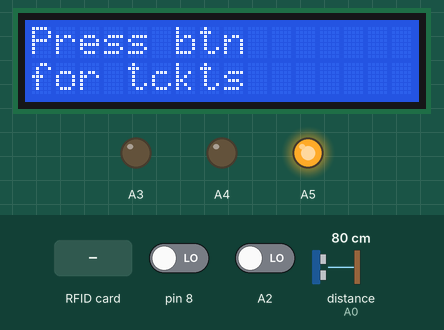
A sketch run on a simulated Arduino Uno, built with avr-gcc and run on an emulated ATmega328P. On the bench: 16×2 character LCD, output pins drawn as LEDs (lit = HIGH). Wiring (inferred from the names in the program): ultrasonic range finder: trigger A1; echo A0. Inputs (shaded band) come from the test bench; at power-on: A2 LOW, distance to the obstacle (sensor on A0) 80 cm, pin 8 LOW. The echo pulse lasts 58.3 µs per cm; pins used as bus, display or sensor lines are not drawn; what the sketch prints to the serial monitor is not drawn.

Above: at 1.3 s.
1.4 s: A2 driven HIGH
At 3.4 s:
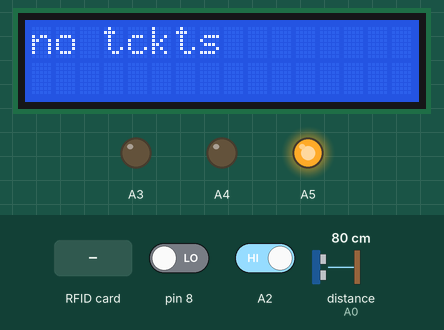
3.7 s: RFID card 32 13 77 1E held to the reader
At 5.0 s:
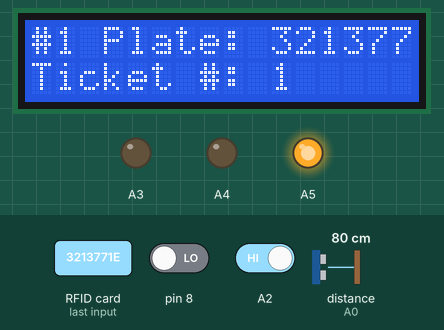
5.4 s: RFID card 5E 7A 19 C4 held to the reader
At 6.6 s:
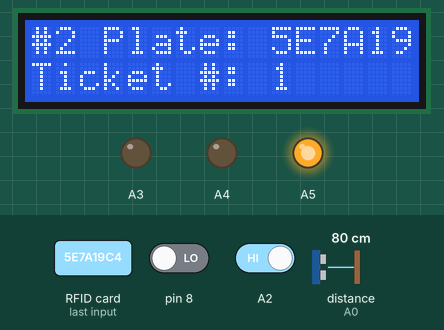
8.6 s: distance to the obstacle (sensor on A0) set to 2 cm
11.4 s: pin 8 driven HIGH
At 12.5 s:
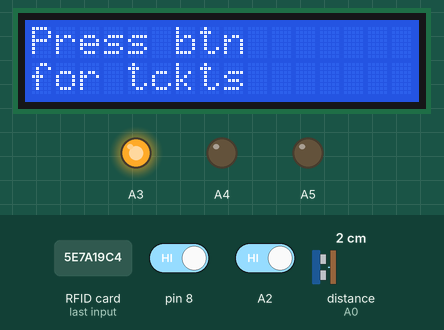
14.6 s: pin 8 driven LOW
At 15.5 s:
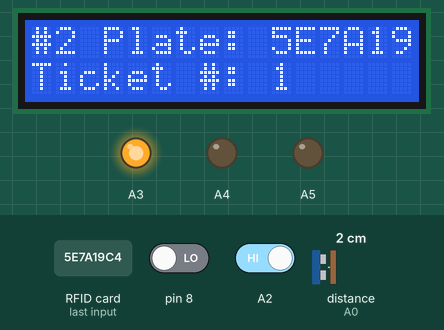
Timing chart, 0 to 22.3 s (numbered marks = the images above; inputs shaded):
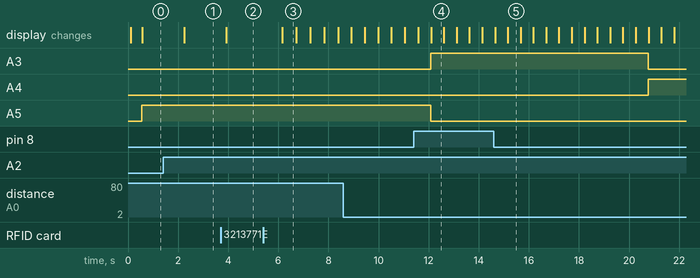

The sketch:

TrafficLightTicketingSystem.ino
```cpp
// the setup function runs once when you press reset or power the board
// the setup function runs once when you press reset or power the board
// include the library code:
#include <LiquidCrystal.h>

// initialize the library by associating any needed LCD interface pin
// with the arduino pin number it is connected to
const int rs = 7, en = 6, d4 = 5, d5 = 4, d6 = 3, d7 = 2;
LiquidCrystal lcd(rs, en, d4, d5, d6, d7);
#include <RH_ASK.h>
#include <SPI.h> // Not actually used but needed to compile
String tagID = "";
RH_ASK driver;

#include <SPI.h>
#include <MFRC522.h>
#define SS_PIN 10
#define RST_PIN 9
String plates[10] = {};


int occurances[10] = {};
int index = 0;
byte readCard[4];
String MasterTag = "3213771E";
//String tagID = "";


MFRC522 mfrc522(SS_PIN, RST_PIN);


#define trigPin 5
#define echoPin 4

#define trigPin2 A1
#define echoPin2 A0

int buttonLeft = 0;
int buttonRight = 0;
int leftLight = A3;
int rightLight = A2;
int leftBlindLight = A1;
int rightBlindLight = A0;
long leftDistance = 0;
long leftDuration;
long rightDuration;
long rightDistance = 0;


typedef struct task {
  int state;
  unsigned long period;
  unsigned long elapsedTime;
  int (*TickFct)(int);

} task;


int delay_gcd;
const unsigned short tasksNum = 2;
task tasks[tasksNum];

int side = 0;
int limit = 0;


enum SM_light {red, redWait, green, yellow};


enum SM_LCD {base, tickets};


void setup() {
  //pinMode(5, OUTPUT); // Sets the trigPin as an OUTPUT
 // pinMode(4, INPUT);
  //pinMode(3, OUTPUT); // Sets the trigPin as an OUTPUT
  //pinMode(2, INPUT);
  //lights
  pinMode(A2, INPUT);
  pinMode(8, INPUT);
  pinMode(A3, OUTPUT);
  pinMode(A1, OUTPUT);
  pinMode(A0, INPUT);
  //buttons
  pinMode(A4, OUTPUT);
  pinMode(A5, OUTPUT);
  //buzzer
  pinMode(6, OUTPUT);

  unsigned char i = 0;
  tasks[i].state = red;
  tasks[i].period = 500;
  tasks[i].elapsedTime = 0;
  tasks[i].TickFct = &tick;
   i++;
  tasks[i].state = base;
  tasks[i].period = 500;
  tasks[i].elapsedTime = 0;
  tasks[i].TickFct = &tick2;

  delay_gcd = 500;
   //digitalWrite(3, LOW);

  Serial.begin(9600);

  SPI.begin();

  mfrc522.PCD_Init();
  delay(4);
  //Show details of PCD - MFRC522 Card Reader
  mfrc522.PCD_DumpVersionToSerial();
  lcd.begin(16, 2);


  // put your setup code here, to run once:

}


int leftChecker = 0;
int rightChecker = 0;
//vector<String> id;
int counter = 0;
int count = 0;
int validID = 0;

int spot = 0;
int tick2(int state) {
  switch (state){
  case base:
  Serial.println("base");
  lcd.clear();
  lcd.setCursor(0,0);
  lcd.print("Press btn");
  lcd.setCursor(0,1);
  lcd.print("for tckts");
  if (digitalRead(A2) == 1) {
    state = tickets;
  }
  else {
    state = base;
  }
    break;

    case tickets:
      if (plates[spot]!=""){
      lcd.clear();
      lcd.setCursor(0,0);
      lcd.print("#");
      lcd.print(spot+1);
      lcd.print(" Plate: ");
      lcd.print(plates[spot]);
      lcd.setCursor(0,1);
      lcd.print("Ticket #: ");
      lcd.print(occurances[spot]);
    }
    else {
      lcd.clear();
      lcd.setCursor(0,0);
      lcd.print("no tckts");
    }
    if (digitalRead(8) == 1) {
      spot =0;
      state = base;


    }
    else if(digitalRead(A2) == 1) {
      spot++;
      if(plates[spot] == ""){
        spot=0;
      }
      state = tickets;
    }
    else{
      state = tickets;
    }
    break;

  }
  return state;

}


int lcdReset = 0;
int lcdChange = 0;
int tick(int state) {
  switch(state) {
    case red:
            digitalWrite(A5, HIGH);
              digitalWrite(A4, LOW);
          Serial.println("red");
          if ((count > 7) && ((rightDistance < 12))) {

              count = 0;
              state = redWait;

          }
          else {
              count++;
              while(getID()) {
                int flag = 0;
                for (int i=0; i< 10;i++){
                  if (plates[i] == tagID){
                    occurances[i] = occurances[i]+1;
                    flag = 1;

                  }
                }
                if (flag == 0) {
                  plates[index] = tagID;
                  occurances[index] = 1;
                  index++;
                }
                  //occurances[index] = 1;
                  //id.push_back(tagID);
                  Serial.println(tagID);

              }
              state = red;
          }
          break;

      case redWait:
        Serial.println("redWait");
        if (count > 4) {
          digitalWrite(A5, LOW);
          digitalWrite(A3, HIGH);
          count = 0;
          state = green;
        }
        else {
          count++;
          while(getID()) {
                int flag = 0;
                for (int i=0; i< 10;i++){
                  if (plates[i] == tagID){
                    occurances[i] = occurances[i]+1;
                    flag = 1;

                  }
                }
                if (flag == 0) {
                   plates[index] = tagID;
                   occurances[index] = 1;
                   index++;
                }
                  //id.push_back(tagID);
                Serial.println(tagID);

          }
          state = redWait;
        }
        break;
      case green:
      digitalWrite(A5, LOW);
              digitalWrite(A3, HIGH);
          Serial.println("green");
          if (count > 15){
            digitalWrite(A3, LOW);
              digitalWrite(A4, HIGH);
              count =0;
              state = yellow;
              //count =0;
          }
          else {
              count++;
              state = green;
          }
          break;

      case yellow:
      digitalWrite(A3, LOW);
              digitalWrite(A4, HIGH);
          Serial.println("yellow");
          if (count > 6){
            digitalWrite(A4, LOW);
              digitalWrite(A5, HIGH);
              count =0;
              state = red;
          }
          else{
              count++;
              state = yellow;
          }
          break;

  }
  return state;
}

int leftSide = 0;
int rightSide = 0;
int reset = 9;
int place = A1;


void loop() {


  //Serial.println(digitalRead(8));
  //Serial.println(digitalRead(A2));
  //lcd.print("test");


  delay(100);
  //digitalWrite(trigPin, LOW);  // Added this line
  digitalWrite(trigPin2, LOW);
  delayMicroseconds(2); // Added this line
  //digitalWrite(trigPin, HIGH);
  digitalWrite(trigPin2, HIGH);

  delayMicroseconds(10); // Added this line
  //digitalWrite(trigPin, LOW);
  digitalWrite(trigPin2, LOW);
  //leftDuration = pulseIn(echoPin, HIGH);
  rightDuration = pulseIn(echoPin2, HIGH);
  //leftDistance = (leftDuration*.0343)/2;
  rightDistance = (rightDuration*.0343)/2;


  //leftDistance = 100;
  //Serial.print("after left dist: ");
  //Serial.println(leftDistance);
  Serial.print("after right dist: ");
  Serial.println(rightDistance);
  buttonLeft = digitalRead(A4);
  buttonRight = digitalRead(A5);
  for(int i=0;i<tasksNum; ++i){
    if((millis()-tasks[i].elapsedTime)>=tasks[i].period){
      tasks[i].state = tasks[i].TickFct(tasks[i].state);
      tasks[i].elapsedTime = millis();
    }
  }

  unsigned char i;
  for (i = 0; i < tasksNum; ++i) {
     if ( (millis() - tasks[i].elapsedTime) >= tasks[i].period) {
        tasks[i].state = tasks[i].TickFct(tasks[i].state);
        tasks[i].elapsedTime = millis(); // Last time this task was ran

     }
   }

  // put your main code here, to run repeatedly:

}

boolean getID()
{

  // Getting ready for Reading PICCs
  //If a new PICC placed to RFID reader continue
  if ( ! mfrc522.PICC_IsNewCardPresent()) {
    return false;
  }

  //Since a PICC placed get Serial and continue
  if ( ! mfrc522.PICC_ReadCardSerial()) {
  return false;
  }

  tagID = "";
  // The MIFARE PICCs that we use have 4 byte UID
  for ( uint8_t i = 0; i < 4; i++) {
  //readCard[i] = mfrc522.uid.uidByte[i];
  // Adds the 4 bytes in a single String variable
  tagID.concat(String(mfrc522.uid.uidByte[i], HEX));
  }

  tagID.toUpperCase();
  mfrc522.PICC_HaltA(); // Stop reading
  return true;

}
```

Measured:
- after the input at 1.4 s, the display: changes after 0.84 s (image 1)
- after the input at 3.7 s, the display: changes after 0.21 s (image 2)
- after the input at 5.4 s, the display: changes after 0.75 s (image 3)
- after the input at 11.4 s, the display: first differs from a run without the input after 0.70 s (image 4)
- after the input at 14.6 s, the display: first differs from a run without the input after 0.56 s (image 5)
- what the display in image 3 shows lasts 0.5 s, from 6.2 s to 6.7 s
- what the display in image 4 shows lasts 0.5 s, from 12.1 s to 12.6 s
